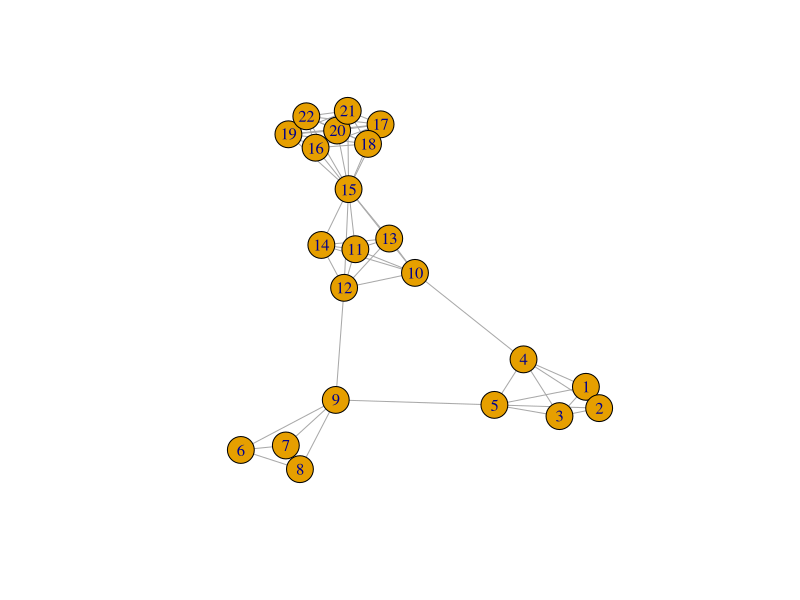
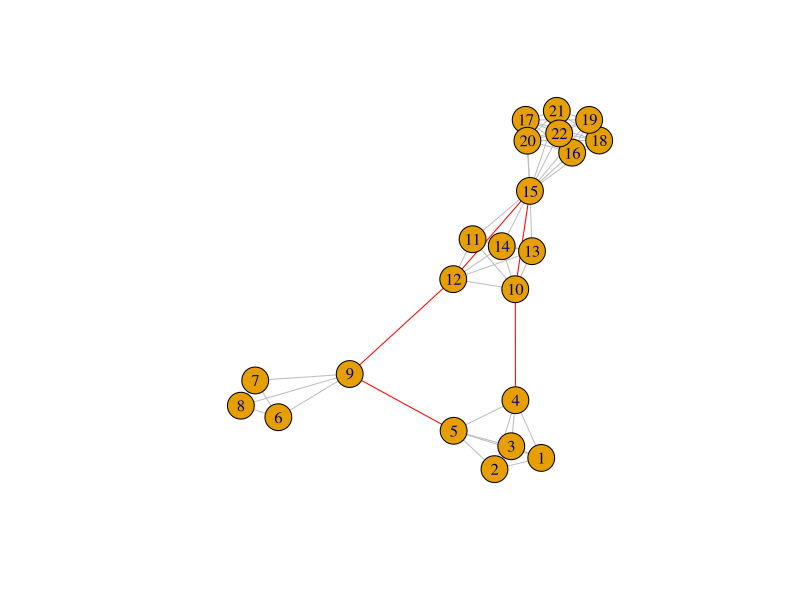

Reproduce these figures in R, in order.
## ---- chunk 1
knitr::opts_chunk$set(echo = FALSE)
library(igraph)
## ---- chunk 2
gerar_cluster <- function(n_vertices, n_inicial){
  n0 = n_inicial
  nf = n0 + n_vertices - 1
  #mat <- rbind(Reduce(cbind, combn(1:n_vertices, m = 2, simplify = TRUE)),
  #             Reduce(cbind, combn(n_vertices:1, m = 2, simplify = TRUE)))
  mat <- Reduce(cbind, combn(n0:nf, m = 2, simplify = TRUE))
  as.vector(mat)
}

cl1 <- gerar_cluster(5,1)
cl2 <- gerar_cluster(4, 6)
cl3 <- gerar_cluster(6, 10)

cl4 <- gerar_cluster(8, 15)
links <- c(5, 9, 9, 12, 4, 10)

edges <- c(cl1, cl2, cl3, cl4, links)


g <- igraph::make_graph(edges, directed = FALSE)
plot(g)

## ---- chunk 3
# pintar arestas pelo betweeness
btn <- igraph::edge_betweenness(g)
maiores_btns <- head(rev(sort(btn)), 5)
maiores_btns


plot(g, edge.color = ifelse(btn %in% maiores_btns, "red", "gray"))


